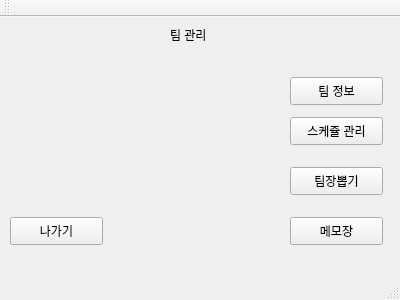
<?xml version="1.0" encoding="UTF-8"?>
<ui version="4.0">
 <class>MainWindow</class>
 <widget class="QMainWindow" name="MainWindow">
  <property name="geometry">
   <rect>
    <x>0</x>
    <y>0</y>
    <width>400</width>
    <height>300</height>
   </rect>
  </property>
  <property name="windowTitle">
   <string>MakeTeam</string>
  </property>
  <widget class="QWidget" name="centralWidget">
   <widget class="QPushButton" name="pushButton">
    <property name="geometry">
     <rect>
      <x>290</x>
      <y>150</y>
      <width>93</width>
      <height>28</height>
     </rect>
    </property>
    <property name="text">
     <string>팀장뽑기</string>
    </property>
   </widget>
   <widget class="QPushButton" name="pushButton_2">
    <property name="geometry">
     <rect>
      <x>290</x>
      <y>200</y>
      <width>93</width>
      <height>28</height>
     </rect>
    </property>
    <property name="text">
     <string>메모장</string>
    </property>
   </widget>
   <widget class="QLabel" name="label">
    <property name="geometry">
     <rect>
      <x>170</x>
      <y>10</y>
      <width>51</width>
      <height>16</height>
     </rect>
    </property>
    <property name="text">
     <string>팀 관리</string>
    </property>
   </widget>
   <widget class="QPushButton" name="pushButton_3">
    <property name="geometry">
     <rect>
      <x>290</x>
      <y>100</y>
      <width>93</width>
      <height>28</height>
     </rect>
    </property>
    <property name="text">
     <string>스케쥴 관리</string>
    </property>
   </widget>
   <widget class="QPushButton" name="pushButton_4">
    <property name="geometry">
     <rect>
      <x>10</x>
      <y>200</y>
      <width>93</width>
      <height>28</height>
     </rect>
    </property>
    <property name="text">
     <string>나가기</string>
    </property>
   </widget>
   <widget class="QPushButton" name="pushButton_5">
    <property name="geometry">
     <rect>
      <x>290</x>
      <y>60</y>
      <width>93</width>
      <height>28</height>
     </rect>
    </property>
    <property name="text">
     <string>팀 정보</string>
    </property>
   </widget>
  </widget>
  <widget class="QMenuBar" name="menuBar">
   <property name="geometry">
    <rect>
     <x>0</x>
     <y>0</y>
     <width>400</width>
     <height>26</height>
    </rect>
   </property>
  </widget>
  <widget class="QToolBar" name="mainToolBar">
   <attribute name="toolBarArea">
    <enum>TopToolBarArea</enum>
   </attribute>
   <attribute name="toolBarBreak">
    <bool>false</bool>
   </attribute>
  </widget>
  <widget class="QStatusBar" name="statusBar"/>
 </widget>
 <layoutdefault spacing="6" margin="11"/>
 <resources/>
 <connections/>
</ui>
